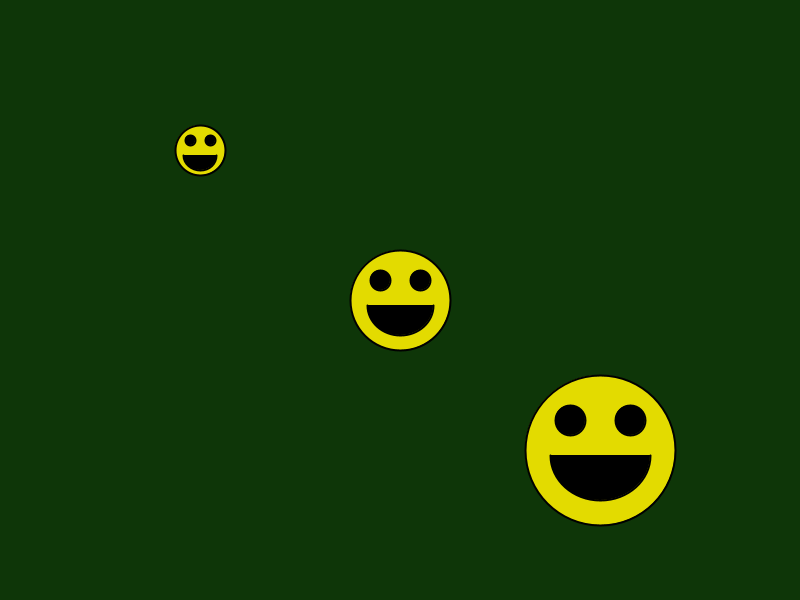
Frame 1 (no input)
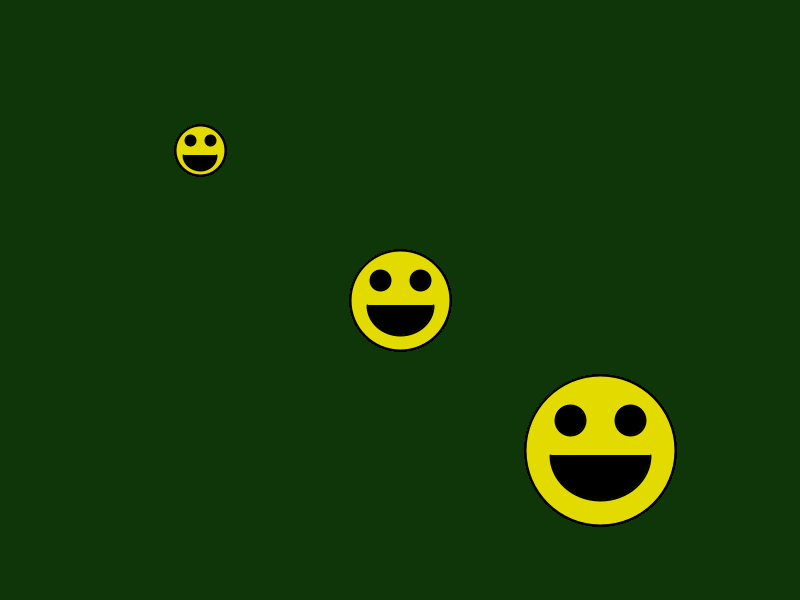
Frame 60 (the mouse pressed at the canvas centre just before this capture)
Frame 120 (the mouse held since frame 60 and released just before this capture): identical to frame 60, image omitted

The Processing sketch that drew these frames (run headless with seeded random() and noise(); from frame 60 on, the mouse is pressed at the canvas centre):

// Processing sketch: happy_parameters
// ── happy_parameters.pde
void setup()
{
  size(800, 600);
  background(14, 54, 8);
  smooth();
}

void draw()
{
  happy(200, 150, 100);
  happy(400, 300, 200);
  happy(600, 450, 300);
}

void happy(int faceX, int faceY, int faceWidth)
{
  //face
  strokeWeight(2);
  fill(227, 219, 0);
  circle(faceX, faceY, faceWidth/2);
  
  //eyes
  fill(0);
  circle(faceX - faceWidth/10, faceY - faceWidth/10, faceWidth/10);
  circle(faceX + faceWidth/10, faceY - faceWidth/10, faceWidth/10);
  
  // mouth
  arc(faceX, faceY + 5, faceX/6, faceY/5, 0, PI);
}
